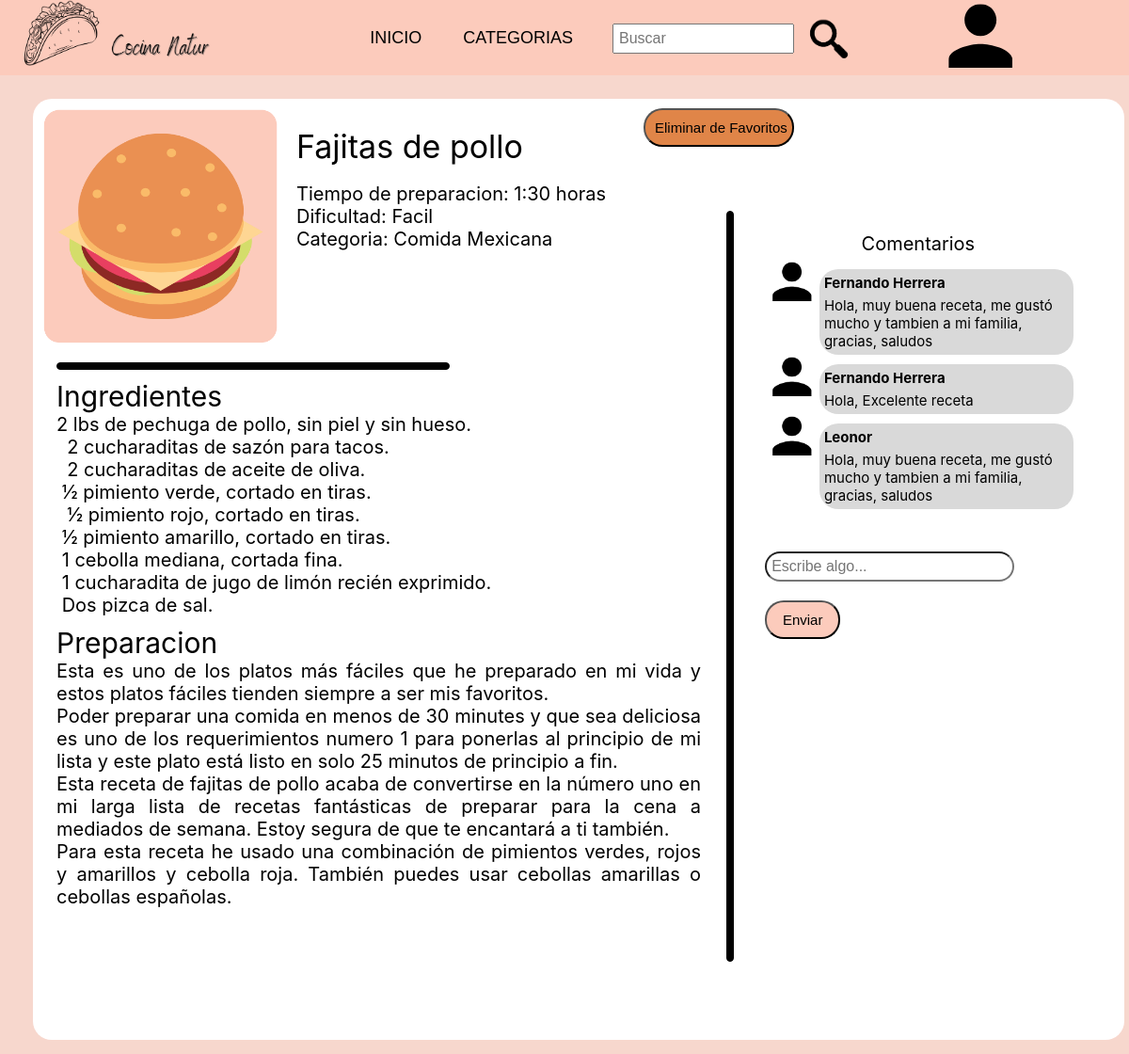
The page /RecetaPage.php?id=1 (signed in) on the database its author committed.
### tables this page shows
CREATE TABLE `receta` (
  `id_receta` int(11) NOT NULL,
  `id_usuario` int(11) NOT NULL,
  `nombre_receta` text NOT NULL,
  `tipo_receta` varchar(50) NOT NULL,
  `tiempo_receta` varchar(10) NOT NULL,
  `dificultad_receta` varchar(20) NOT NULL,
  `calificacion_receta` int(5) NOT NULL,
  `ingredientes_receta` varchar(1000) NOT NULL,
  `pasos_receta` text NOT NULL
);

CREATE TABLE `comentarios_receta` (
  `id_receta` int(11) NOT NULL,
  `id_usuario` int(11) NOT NULL,
  `nombre_usuario` varchar(50) NOT NULL,
  `comentarios_comentario` text NOT NULL
);

### RecetaPage.php (the view, shortened to what this page needs)
<?php include "layouts/header.php"; ?>
<?php
    require 'Controllers/connect_db.php';
    $id_receta = $_GET['id'];
    $consultar = "SELECT * FROM receta WHERE id_receta='$id_receta'";
    $query = mysqli_query($conexion,$consultar);
    foreach($query as $row){
        $nombre = $row['nombre_receta'];
        $tiempo = $row['tiempo_receta'];
        $dificultad = $row['dificultad_receta'];
        $categoria =$row['tipo_receta'];
        $ingredientes = $row['ingredientes_receta'];
        $pasos = $row['pasos_receta'];
    }
    $consultar = "SELECT * FROM favoritos_usuario WHERE id_usuario ='$_SESSION[id_usuario]'";
    $query = mysqli_query($conexion,$consultar);
    $array = mysqli_fetch_array($query);
    if(empty($array)){
            $favAgregar = "bock";
            $favEliminar = "none";
    }else{
        foreach($query as $row){
        $id_rece = $row['id_receta'];
        if($id_rece ==  $_GET['id']){
            $favEliminar = "bock";
            break;
        }else{
            $favEliminar = "none";
        }
    }
    }
    $consultar = "SELECT * FROM comentarios_receta WHERE id_receta='$id_receta'";
    $query = mysqli_query($conexion,$consultar);
?>
<!DOCTYPE html>
<html lang="en">
<head>
    <link rel="stylesheet" type="text/css" href="CSS/CSSpagerecet.css">
</head>
    <div class="container">
        <div class="imagen">
            <img src="images/food.png";>
        </div>
        <div class="encabezado" >
            <p id="NR"><?php echo $nombre;?></p><br>
            <p id="TR">Tiempo de preparacion: <?php echo $tiempo;?></p>
            <p id="TR">Dificultad: <?php echo $dificultad;?></p>
            <p id="TR">Categoria: <?php echo $categoria;?></p>
        </div>
        <div class="fav-eliminar"style="display:<?php echo $favEliminar;?>;">
            <a href="./Controllers/EliminarFavoritos.php?id=<?php echo $id_receta?>"><input type="submit" value="Eliminar de Favoritos"></a>
        </div>
        <div class="comentarios">
            <p id="coment">Comentarios</p>
            <?php foreach($query as $row){ ?>
                <div class="perfil"><img src="images/perfil.png">
                    <div class="com">
                        <p id="nombres"><?php echo $row['nombre_usuario']?></p>
                        <p><?php echo $row['comentarios_comentario']?></p>
                    </div>
                </div>
            <?php } ?>
            <form action="./Controllers/Coment_recet.php" method="post">
            <div class="comentar">
                <input type="text" placeholder="Escribe algo..." name="comentario">
                <input id="enviar"type="submit" class="submit" value="Enviar">
            </div>
            </form>
        </div>
        <div class="linea2"><hr size="800" whith="10" color="black"></div>
        <div class= linea><hr size="10" color="black"></div>
        <div class="ingredientes">
            <p>Ingredientes</p>
            <p id="ingredientesText"><?php echo nl2br($ingredientes);?></p>
        </div>
        <div class="contenido">
            <p>Preparacion</p>
            <p id="contenidoText"><?php echo nl2br($pasos);?></p>
        </div>
    </div>
<body>
</body>
</html>

### CSS/CSSmenu.css (style rules this page uses)
* { margin: 0; padding: 0; -webkit-box-sizing: border-box; -moz-box-sizing: border-box; box-sizing: border-box; }
body { font-family: sans-serif; padding: 90px 20px 0; }
input { width: 80%; padding: 5px; font-size: 16px; margin: 10px; color: rgb(0, 0, 0); display: inline-block; }

### CSS/CSSpagerecet.css (style rules this page uses)
body { background-color: #f7d7cd; }
.container { margin: 15px; background-color: white; border-radius: 20px; max-width: 100%; height: 1000px; width: 100%; max-height: auto; }
.imagen img { height: 250px; width: 250px; margin:10px; }
.imagen { width: 250px; height: 250px; float: left; }
.encabezado { height: 220px; width: auto; margin:30px; float: left; }
.linea { margin-top: auto; margin-left:25px; width: 60%; }
.linea hr { width: 60%; color: black; border-radius: 20px; }
.ingredientes { margin-top: 10px ; margin-left:25px; }
.contenido { margin-top: 10px ; margin-left:25px; }
.linea2 { margin-top: 5%; margin-right: 2%; margin-bottom: 5%; float: right; height: auto; width: auto; }
.linea2 hr { width: 8px; color: black; border-radius: 20px; }
.perfil { height: auto; width: auto; display: flex; justify-content: center; }
.encabezado #NR { text-align: left; font-family: -apple-system, BlinkMacSystemFont, 'Segoe UI', Roboto, Oxygen, Ubuntu, Cantarell, 'Open Sans', 'Helvetica Neue', sans-serif; font-size: 34px; }
.encabezado #TR { text-align: left; font-family: -apple-system, BlinkMacSystemFont, 'Segoe UI', Roboto, Oxygen, Ubuntu, Cantarell, 'Open Sans', 'Helvetica Neue', sans-serif; font-size: 20px; }
.ingredientes p { font-family: -apple-system, BlinkMacSystemFont, 'Segoe UI', Roboto, Oxygen, Ubuntu, Cantarell, 'Open Sans', 'Helvetica Neue', sans-serif; font-size: 30px; text-align: justify; }
.contenido p { font-family: -apple-system, BlinkMacSystemFont, 'Segoe UI', Roboto, Oxygen, Ubuntu, Cantarell, 'Open Sans', 'Helvetica Neue', sans-serif; font-size: 30px; text-align: justify; }
.ingredientes #ingredientesText { text-align: justify; font-family: -apple-system, BlinkMacSystemFont, 'Segoe UI', Roboto, Oxygen, Ubuntu, Cantarell, 'Open Sans', 'Helvetica Neue', sans-serif; font-size: 20px; }
.contenido #contenidoText { text-align: justify; font-family: -apple-system, BlinkMacSystemFont, 'Segoe UI', Roboto, Oxygen, Ubuntu, Cantarell, 'Open Sans', 'Helvetica Neue', sans-serif; font-size: 20px; padding-right: 450px; }
.fav-eliminar input { float: left; border-radius: 20px; width: 160px; padding: 10px; text-align: center; background: #e08548; color: rgb(0, 0, 0); font-size: 15px; cursor: pointer; }
.comentarios { margin-top: 7%; margin-right: 4%; float: right; justify-content: center; }
.comentarios img { width: 60px; height: 50px; }
.com { margin-top: 10px; background-color: #D9D9D9; border-radius: 20px; height: auto; width: 270px; float: right; }
.com p { margin: 5px; text-align: left; font-family: -apple-system, BlinkMacSystemFont, 'Segoe UI', Roboto, Oxygen, Ubuntu, Cantarell, 'Open Sans', 'Helvetica Neue', sans-serif; font-size: 15px; }
.com #nombres { margin: 5px; text-align: left; font-family: -apple-system, BlinkMacSystemFont, 'Segoe UI', Roboto, Oxygen, Ubuntu, Cantarell, 'Open Sans', 'Helvetica Neue', sans-serif; font-size: 15px; font-weight: bold; }
.comentar { margin-top: 10%; margin-right: 4%; float: left; }
.comentarios #enviar { border-radius: 20px; width: 80px; padding: 10px; text-align: center; background: #FCCBBC; color: rgb(0, 0, 0); font-size: 15px; cursor: pointer; float: center; }
.comentarios input { border-radius: 20px; }
.comentarios #coment { text-align: center; font-family: -apple-system, BlinkMacSystemFont, 'Segoe UI', Roboto, Oxygen, Ubuntu, Cantarell, 'Open Sans', 'Helvetica Neue', sans-serif; font-size: 20px; padding-bottom: 5px; }

### rows shown on the page
receta: nombre_receta "Fajitas de pollo", tiempo_receta "1:30 horas", dificultad_receta "Facil", tipo_receta "Comida Mexicana", ingredientes_receta "2 lbs de pechuga de pollo, sin piel y sin hueso. 2 cucharaditas de sazón para tacos. 2 cucharaditas de aceite de oliva. ½ pimiento verde, cortado en tiras. ½ pimiento rojo, cortado en tiras. ½ pimiento amarillo, cortado en tiras. 1 cebolla mediana, cortada fina. 1 cucharadita de jugo de limón recién exprimido. Dos pizca de sal.", pasos_receta "Esta es uno de los platos más fáciles que he preparado en mi vida y estos platos fáciles tienden siempre a ser mis favoritos. Poder preparar una comida en menos de 30 minutes y que sea deliciosa es uno de los requerimientos numero 1 para ponerlas al principio de mi lista y este plato está listo en solo 25 minutos de principio a fin. Esta receta de fajitas de pollo acaba de convertirse en la número uno en mi larga lista de recetas fantásticas de preparar para la cena a mediados de semana. Estoy segura de que te encantará a ti también. Para esta receta he usado una combinación de pimientos verdes, rojos y amarillos y cebolla roja. También puedes usar cebollas amarillas o cebollas españolas."
comentarios_receta: nombre_usuario "Fernando Herrera", comentarios_comentario "Hola, muy buena receta, me gustó mucho y tambien a mi familia, gracias, saludos"
comentarios_receta: nombre_usuario "Fernando Herrera", comentarios_comentario "Hola, Excelente receta"
comentarios_receta: nombre_usuario "Leonor", comentarios_comentario "Hola, muy buena receta, me gustó mucho y tambien a mi familia, gracias, saludos"
